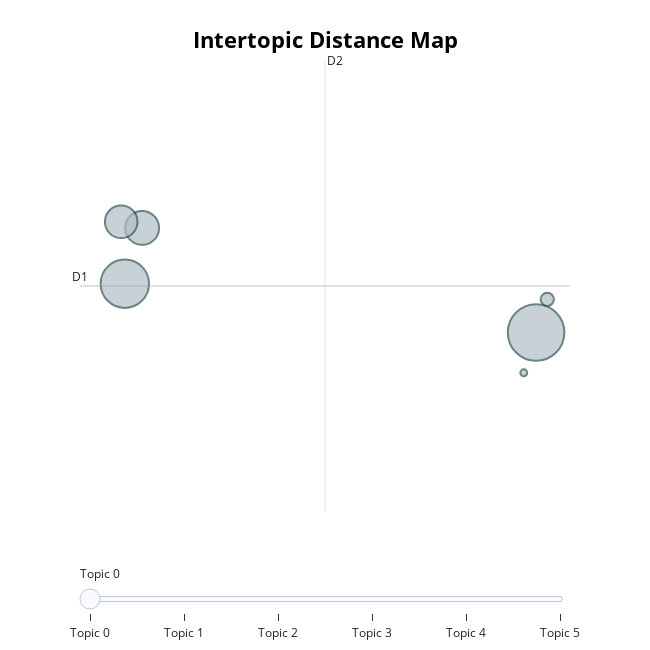

Notebook code cell kept with this figure:
### Code cell
# Visualize Topics (Intertopic Distance Map)
fig_topics = topic_model.visualize_topics()
fig_topics.show()

### Figure 1 — Plotly figure (JSON) as saved in the notebook; plotly's stock layout.template omitted (floating-point values rounded to 4 significant figures)
{"data": [{"customdata": [[0, "wa | product | one | work | use", 802], [1, "book | read | wa | story | one", 586], [2, "album | cd | song | music | like", 288], [3, "movie | film | wa | one | dvd", 266], [4, "game | fun | graphic | one | play", 44], [5, "paper | canon | hp | photo | ink", 12]], "hovertemplate": "<b>Topic %{customdata[0]}</b><br>%{customdata[1]}<br>Size: %{customdata[2]}", "legendgroup": "", "marker": {"color": "#B0BEC5", "line": {"color": "DarkSlateGrey", "width": 2}, "size": [802, 586, 288, 266, 44, 12], "sizemode": "area", "sizeref": 0.5012, "symbol": "circle"}, "mode": "markers", "name": "", "orientation": "v", "showlegend": false, "type": "scatter", "x": [4.908, -9.493, -8.887, -9.62, 5.301, 4.477], "xaxis": "x", "y": [10.56, 11.09, 11.7, 11.76, 10.92, 10.12], "yaxis": "y"}], "layout": {"annotations": [{"showarrow": false, "text": "D1", "x": -11.06, "y": 11.06, "yshift": 10}, {"showarrow": false, "text": "D2", "x": -2.483, "xshift": 10, "y": 13.53}], "height": 650, "hoverlabel": {"bgcolor": "white", "font": {"family": "Rockwell", "size": 16}}, "legend": {"itemsizing": "constant", "tracegroupgap": 0}, "margin": {"t": 60}, "shapes": [{"line": {"color": "#CFD8DC", "width": 2}, "type": "line", "x0": -2.483, "x1": -2.483, "y0": 8.6, "y1": 13.53}, {"line": {"color": "#9E9E9E", "width": 2}, "type": "line", "x0": -11.06, "x1": 6.096, "y0": 11.06, "y1": 11.06}], "sliders": [{"active": 0, "pad": {"t": 50}, "steps": [{"args": [{"marker.color": [["red", "#B0BEC5", "#B0BEC5", "#B0BEC5", "#B0BEC5", "#B0BEC5"]]}], "label": "Topic 0", "method": "update"}, {"args": [{"marker.color": [["#B0BEC5", "red", "#B0BEC5", "#B0BEC5", "#B0BEC5", "#B0BEC5"]]}], "label": "Topic 1", "method": "update"}, {"args": [{"marker.color": [["#B0BEC5", "#B0BEC5", "red", "#B0BEC5", "#B0BEC5", "#B0BEC5"]]}], "label": "Topic 2", "method": "update"}, {"args": [{"marker.color": [["#B0BEC5", "#B0BEC5", "#B0BEC5", "red", "#B0BEC5", "#B0BEC5"]]}], "label": "Topic 3", "method": "update"}, {"args": [{"marker.color": [["#B0BEC5", "#B0BEC5", "#B0BEC5", "#B0BEC5", "red", "#B0BEC5"]]}], "label": "Topic 4", "method": "update"}, {"args": [{"marker.color": [["#B0BEC5", "#B0BEC5", "#B0BEC5", "#B0BEC5", "#B0BEC5", "red"]]}], "label": "Topic 5", "method": "update"}]}], "title": {"font": {"color": "Black", "size": 22}, "text": "<b>Intertopic Distance Map</b>", "x": 0.5, "xanchor": "center", "y": 0.95, "yanchor": "top"}, "width": 650, "xaxis": {"anchor": "y", "domain": [0, 1], "range": [-11.06, 6.096], "title": {"text": ""}, "visible": false}, "yaxis": {"anchor": "x", "domain": [0, 1], "range": [8.6, 13.53], "title": {"text": ""}, "visible": false}}}
